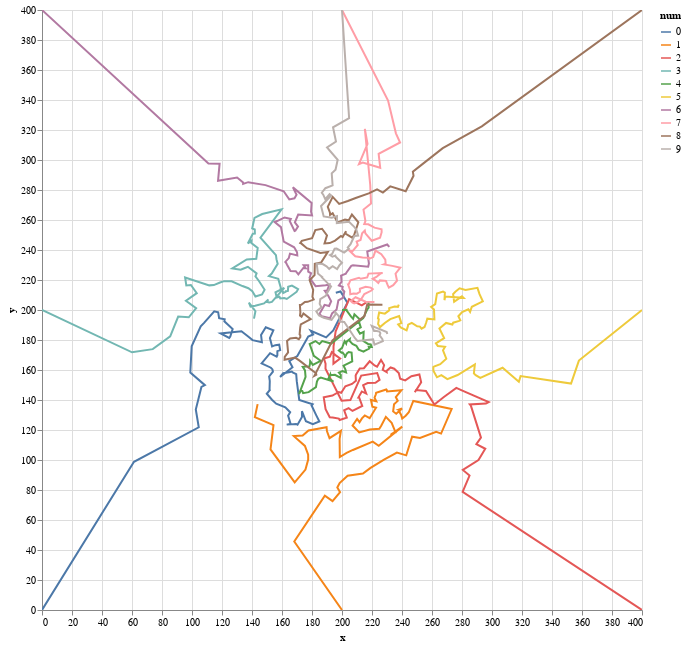

The notebook cell saved with this chart:
### Code cell
data = []
for i, trace in enumerate(traces):
    t = pd.DataFrame(data=trace.points, columns=['x', 'y'])
    t['num'] = i
    t['order'] = t.index
    data.append(t)
    
data = pd.concat(data)


lines = alt.Chart(data).mark_line().encode(
    x=alt.X('x'),
    y=alt.Y('y'),
    color='num:N',
    order='order')

scatter = alt.Chart(df).mark_circle(line=True).encode(
    x=alt.X('x'),
    y=alt.Y('y'),
    tooltip=['x', 'y'])

(lines).properties(width=600, height=600).interactive()

### Figure 1 — Vega-Lite specification as saved in the notebook (floating-point values rounded to 4 significant figures; data arrays with more than 128 entries replaced by an {"elided": "..."} marker saying what was removed)
{"config": {"view": {"continuousWidth": 400, "continuousHeight": 300}}, "data": {"name": "data-6b63b8e4101b5789bdbd7c7237316aa4"}, "mark": "line", "encoding": {"color": {"type": "nominal", "field": "num"}, "order": {"type": "quantitative", "field": "order"}, "x": {"type": "quantitative", "field": "x"}, "y": {"type": "quantitative", "field": "y"}}, "height": 600, "selection": {"selector017": {"type": "interval", "bind": "scales", "encodings": ["x", "y"]}}, "width": 600, "$schema": "https://vega.github.io/schema/vega-lite/v4.8.1.json", "datasets": {"data-6b63b8e4101b5789bdbd7c7237316aa4": {"elided": "810 records"}}}
